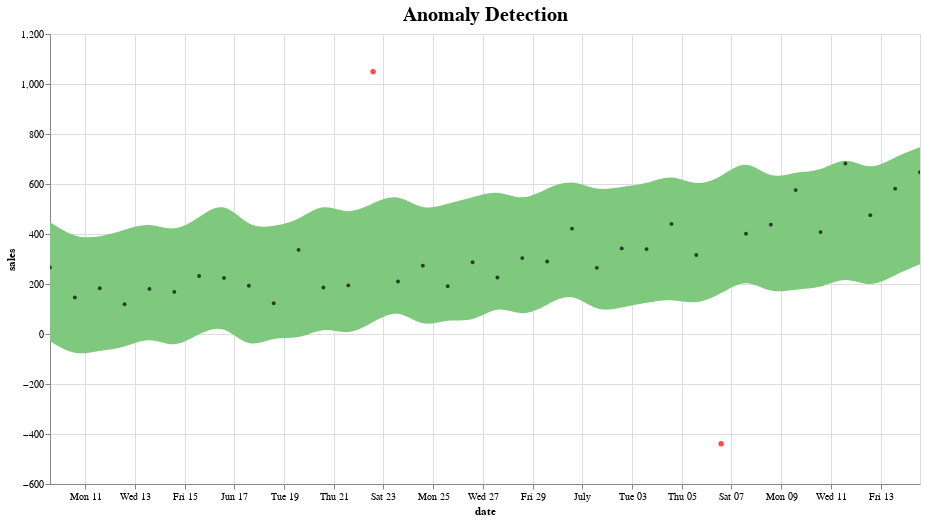

This figure's notebook cell:
### Code cell
#anomaly detection
forecast['anomaly'] = 0
#marking anomalies where the true value (fact) is larger or lower than model's uncertainty interval
forecast.loc[forecast['fact'] > forecast['yhat_upper'], 'anomaly'] = 1
forecast.loc[forecast['fact'] < forecast['yhat_lower'], 'anomaly'] = -1

#anomaly importances
forecast['importance'] = 0
#attempting to calculate the "severity" of each anomaly by how far from the uncertainty interval it actually is
forecast.loc[forecast['anomaly'] ==1, 'importance'] = \
    (forecast['fact'] - forecast['yhat_upper'])/forecast['fact']
forecast.loc[forecast['anomaly'] ==-1, 'importance'] = \
    (forecast['yhat_lower'] - forecast['fact'])/forecast['fact']

#graph anomalies
alt.data_transformers.enable('default', max_rows=None)
interval = alt.Chart(forecast).mark_area(interpolate="basis", color = '#7FC97F').encode(
x=alt.X('ds:T',  title ='date'),
y='yhat_upper',
y2='yhat_lower',
tooltip=['ds', 'fact', 'yhat_lower', 'yhat_upper']
).interactive().properties(
    title='Anomaly Detection'
)

#generating the black dots showing datapoints
fact = alt.Chart(forecast[forecast.anomaly==0]).mark_circle(size=15, opacity=0.7, color = 'Black').encode(
    x='ds:T',
    y=alt.Y('fact', title='sales'),    
    tooltip=['ds', 'fact', 'yhat_lower', 'yhat_upper']
).interactive()

#generating the red marks showing anomaly locations
anomalies = alt.Chart(forecast[forecast.anomaly!=0]).mark_circle(size=30, color = 'Red').encode(
    x='ds:T',
    y=alt.Y('fact', title='sales'),    
    tooltip=['ds', 'fact', 'yhat_lower', 'yhat_upper'],
).interactive()

#display the 3 layered
alt.layer(interval, fact, anomalies)\
              .properties(width=870, height=450)\
              .configure_title(fontSize=20)

#plot doesn't seem to render on github; included as altair_plot.jpg in repo

### Figure 1 — Vega-Lite specification as saved in the notebook (floating-point values rounded to 4 significant figures)
{"config": {"view": {"continuousWidth": 400, "continuousHeight": 300}, "title": {"fontSize": 20}}, "layer": [{"data": {"name": "data-d75cc718825c3661473d44ad6342278b"}, "mark": {"type": "area", "color": "#7FC97F", "interpolate": "basis"}, "encoding": {"tooltip": [{"type": "temporal", "field": "ds"}, {"type": "quantitative", "field": "fact"}, {"type": "quantitative", "field": "yhat_lower"}, {"type": "quantitative", "field": "yhat_upper"}], "x": {"type": "temporal", "field": "ds", "title": "date"}, "y": {"type": "quantitative", "field": "yhat_upper"}, "y2": {"field": "yhat_lower"}}, "selection": {"selector001": {"type": "interval", "bind": "scales", "encodings": ["x", "y"]}}, "title": "Anomaly Detection"}, {"data": {"name": "data-d14f247498896a97a3c82257ffb7d16b"}, "mark": {"type": "circle", "color": "Black", "opacity": 0.7, "size": 15}, "encoding": {"tooltip": [{"type": "temporal", "field": "ds"}, {"type": "quantitative", "field": "fact"}, {"type": "quantitative", "field": "yhat_lower"}, {"type": "quantitative", "field": "yhat_upper"}], "x": {"type": "temporal", "field": "ds"}, "y": {"type": "quantitative", "field": "fact", "title": "sales"}}, "selection": {"selector002": {"type": "interval", "bind": "scales", "encodings": ["x", "y"]}}}, {"data": {"name": "data-5b7800c79b8940132daa948fed16deca"}, "mark": {"type": "circle", "color": "Red", "size": 30}, "encoding": {"tooltip": [{"type": "temporal", "field": "ds"}, {"type": "quantitative", "field": "fact"}, {"type": "quantitative", "field": "yhat_lower"}, {"type": "quantitative", "field": "yhat_upper"}], "x": {"type": "temporal", "field": "ds"}, "y": {"type": "quantitative", "field": "fact", "title": "sales"}}, "selection": {"selector003": {"type": "interval", "bind": "scales", "encodings": ["x", "y"]}}}], "height": 450, "width": 870, "$schema": "https://vega.github.io/schema/vega-lite/v4.8.1.json", "datasets": {"data-d75cc718825c3661473d44ad6342278b": [{"ds": "2018-06-09T14:01:00", "trend": 158.2, "yhat_lower": -29.42, "yhat_upper": 447.4, "trend_lower": 158.2, "trend_upper": 158.2, "additive_terms": 49.91, "additive_terms_lower": 49.91, "additive_terms_upper": 49.91, "weekly": 49.91, "weekly_lower": 49.91, "weekly_upper": 49.91, "multiplicative_terms": 0.0, "multiplicative_terms_lower": 0.0, "multiplicative_terms_upper": 0.0, "yhat": 208.1, "fact": 266.0, "anomaly": 0, "importance": 0.0}, {"ds": "2018-06-10T14:01:00", "trend": 166.9, "yhat_lower": -89.42, "yhat_upper": 382.9, "trend_lower": 166.9, "trend_upper": 166.9, "additive_terms": -27.07, "additive_terms_lower": -27.07, "additive_terms_upper": -27.07, "weekly": -27.07, "weekly_lower": -27.07, "weekly_upper": -27.07, "multiplicative_terms": 0.0, "multiplicative_terms_lower": 0.0, "multiplicative_terms_upper": 0.0, "yhat": 139.9, "fact": 145.9, "anomaly": 0, "importance": 0.0}, {"ds": "2018-06-11T14:01:00", "trend": 175.7, "yhat_lower": -65.06, "yhat_upper": 386.8, "trend_lower": 175.7, "trend_upper": 175.7, "additive_terms": -15.59, "additive_terms_lower": -15.59, "additive_terms_upper": -15.59, "weekly": -15.59, "weekly_lower": -15.59, "weekly_upper": -15.59, "multiplicative_terms": 0.0, "multiplicative_terms_lower": 0.0, "multiplicative_terms_upper": 0.0, "yhat": 160.1, "fact": 183.1, "anomaly": 0, "importance": 0.0}, {"ds": "2018-06-12T14:01:00", "trend": 184.5, "yhat_lower": -56.11, "yhat_upper": 416.8, "trend_lower": 184.5, "trend_upper": 184.5, "additive_terms": -9.395, "additive_terms_lower": -9.395, "additive_terms_upper": -9.395, "weekly": -9.395, "weekly_lower": -9.395, "weekly_upper": -9.395, "multiplicative_terms": 0.0, "multiplicative_terms_lower": 0.0, "multiplicative_terms_upper": 0.0, "yhat": 175.1, "fact": 119.3, "anomaly": 0, "importance": 0.0}, {"ds": "2018-06-13T14:01:00", "trend": 193.3, "yhat_lower": -7.771, "yhat_upper": 448.7, "trend_lower": 193.3, "trend_upper": 193.3, "additive_terms": 26.71, "additive_terms_lower": 26.71, "additive_terms_upper": 26.71, "weekly": 26.71, "weekly_lower": 26.71, "weekly_upper": 26.71, "multiplicative_terms": 0.0, "multiplicative_terms_lower": 0.0, "multiplicative_terms_upper": 0.0, "yhat": 220.0, "fact": 180.3, "anomaly": 0, "importance": 0.0}, {"ds": "2018-06-14T14:01:00", "trend": 202.1, "yhat_lower": -60.0, "yhat_upper": 405.1, "trend_lower": 202.1, "trend_upper": 202.1, "additive_terms": -33.45, "additive_terms_lower": -33.45, "additive_terms_upper": -33.45, "weekly": -33.45, "weekly_lower": -33.45, "weekly_upper": -33.45, "multiplicative_terms": 0.0, "multiplicative_terms_lower": 0.0, "multiplicative_terms_upper": 0.0, "yhat": 168.6, "fact": 168.5, "anomaly": 0, "importance": 0.0}, {"ds": "2018-06-15T14:01:00", "trend": 210.9, "yhat_lower": 2.746, "yhat_upper": 466.6, "trend_lower": 210.9, "trend_upper": 210.9, "additive_terms": 8.878, "additive_terms_lower": 8.878, "additive_terms_upper": 8.878, "weekly": 8.878, "weekly_lower": 8.878, "weekly_upper": 8.878, "multiplicative_terms": 0.0, "multiplicative_terms_lower": 0.0, "multiplicative_terms_upper": 0.0, "yhat": 219.7, "fact": 231.8, "anomaly": 0, "importance": 0.0}, {"ds": "2018-06-16T14:01:00", "trend": 219.6, "yhat_lower": 40.92, "yhat_upper": 536.0, "trend_lower": 219.6, "trend_upper": 219.6, "additive_terms": 49.91, "additive_terms_lower": 49.91, "additive_terms_upper": 49.91, "weekly": 49.91, "weekly_lower": 49.91, "weekly_upper": 49.91, "multiplicative_terms": 0.0, "multiplicative_terms_lower": 0.0, "multiplicative_terms_upper": 0.0, "yhat": 269.5, "fact": 224.5, "anomaly": 0, "importance": 0.0}, {"ds": "2018-06-17T14:01:00", "trend": 228.4, "yhat_lower": -62.58, "yhat_upper": 422.7, "trend_lower": 228.4, "trend_upper": 228.4, "additive_terms": -27.07, "additive_terms_lower": -27.07, "additive_terms_upper": -27.07, "weekly": -27.07, "weekly_lower": -27.07, "weekly_upper": -27.07, "multiplicative_terms": 0.0, "multiplicative_terms_lower": 0.0, "multiplicative_terms_upper": 0.0, "yhat": 201.3, "fact": 192.8, "anomaly": 0, "importance": 0.0}, {"ds": "2018-06-18T14:01:00", "trend": 237.2, "yhat_lower": -8.172, "yhat_upper": 430.1, "trend_lower": 237.2, "trend_upper": 237.2, "additive_terms": -15.59, "additive_terms_lower": -15.59, "additive_terms_upper": -15.59, "weekly": -15.59, "weekly_lower": -15.59, "weekly_upper": -15.59, "multiplicative_terms": 0.0, "multiplicative_terms_lower": 0.0, "multiplicative_terms_upper": 0.0, "yhat": 221.6, "fact": 122.9, "anomaly": 0, "importance": 0.0}, {"ds": "2018-06-19T14:01:00", "trend": 246.0, "yhat_lower": -23.97, "yhat_upper": 454.1, "trend_lower": 246.0, "trend_upper": 246.0, "additive_terms": -9.395, "additive_terms_lower": -9.395, "additive_terms_upper": -9.395, "weekly": -9.395, "weekly_lower": -9.395, "weekly_upper": -9.395, "multiplicative_terms": 0.0, "multiplicative_terms_lower": 0.0, "multiplicative_terms_upper": 0.0, "yhat": 236.6, "fact": 336.5, "anomaly": 0, "importance": 0.0}, {"ds": "2018-06-20T14:01:00", "trend": 254.8, "yhat_lower": 30.52, "yhat_upper": 528.0, "trend_lower": 254.8, "trend_upper": 254.8, "additive_terms": 26.71, "additive_terms_lower": 26.71, "additive_terms_upper": 26.71, "weekly": 26.71, "weekly_lower": 26.71, "weekly_upper": 26.71, "multiplicative_terms": 0.0, "multiplicative_terms_lower": 0.0, "multiplicative_terms_upper": 0.0, "yhat": 281.5, "fact": 185.9, "anomaly": 0, "importance": 0.0}, {"ds": "2018-06-21T14:01:00", "trend": 263.5, "yhat_lower": -7.468, "yhat_upper": 474.0, "trend_lower": 263.5, "trend_upper": 263.5, "additive_terms": -33.45, "additive_terms_lower": -33.45, "additive_terms_upper": -33.45, "weekly": -33.45, "weekly_lower": -33.45, "weekly_upper": -33.45, "multiplicative_terms": 0.0, "multiplicative_terms_lower": 0.0, "multiplicative_terms_upper": 0.0, "yhat": 230.1, "fact": 194.3, "anomaly": 0, "importance": 0.0}, {"ds": "2018-06-22T14:01:00", "trend": 272.3, "yhat_lower": 47.45, "yhat_upper": 524.4, "trend_lower": 272.3, "trend_upper": 272.3, "additive_terms": 8.878, "additive_terms_lower": 8.878, "additive_terms_upper": 8.878, "weekly": 8.878, "weekly_lower": 8.878, "weekly_upper": 8.878, "multiplicative_terms": 0.0, "multiplicative_terms_lower": 0.0, "multiplicative_terms_upper": 0.0, "yhat": 281.2, "fact": 1050.0, "anomaly": 1, "importance": 0.5003}, {"ds": "2018-06-23T14:01:00", "trend": 281.1, "yhat_lower": 103.5, "yhat_upper": 564.1, "trend_lower": 281.1, "trend_upper": 281.1, "additive_terms": 49.91, "additive_terms_lower": 49.91, "additive_terms_upper": 49.91, "weekly": 49.91, "weekly_lower": 49.91, "weekly_upper": 49.91, "multiplicative_terms": 0.0, "multiplicative_terms_lower": 0.0, "multiplicative_terms_upper": 0.0, "yhat": 331.0, "fact": 210.1, "anomaly": 0, "importance": 0.0}, {"ds": "2018-06-24T14:01:00", "trend": 289.9, "yhat_lower": 22.93, "yhat_upper": 490.8, "trend_lower": 289.9, "trend_upper": 289.9, "additive_terms": -27.07, "additive_terms_lower": -27.07, "additive_terms_upper": -27.07, "weekly": -27.07, "weekly_lower": -27.07, "weekly_upper": -27.07, "multiplicative_terms": 0.0, "multiplicative_terms_lower": 0.0, "multiplicative_terms_upper": 0.0, "yhat": 262.8, "fact": 273.3, "anomaly": 0, "importance": 0.0}, {"ds": "2018-06-25T14:01:00", "trend": 298.7, "yhat_lower": 62.91, "yhat_upper": 521.8, "trend_lower": 298.7, "trend_upper": 298.7, "additive_terms": -15.59, "additive_terms_lower": -15.59, "additive_terms_upper": -15.59, "weekly": -15.59, "weekly_lower": -15.59, "weekly_upper": -15.59, "multiplicative_terms": 0.0, "multiplicative_terms_lower": 0.0, "multiplicative_terms_upper": 0.0, "yhat": 283.1, "fact": 191.4, "anomaly": 0, "importance": 0.0}, {"ds": "2018-06-26T14:01:00", "trend": 307.4, "yhat_lower": 44.29, "yhat_upper": 545.6, "trend_lower": 307.4, "trend_upper": 307.4, "additive_terms": -9.395, "additive_terms_lower": -9.395, "additive_terms_upper": -9.395, "weekly": -9.395, "weekly_lower": -9.395, "weekly_upper": -9.395, "multiplicative_terms": 0.0, "multiplicative_terms_lower": 0.0, "multiplicative_terms_upper": 0.0, "yhat": 298.1, "fact": 287.0, "anomaly": 0, "importance": 0.0}, {"ds": "2018-06-27T14:01:00", "trend": 316.2, "yhat_lower": 118.0, "yhat_upper": 578.7, "trend_lower": 316.2, "trend_upper": 316.2, "additive_terms": 26.71, "additive_terms_lower": 26.71, "additive_terms_upper": 26.71, "weekly": 26.71, "weekly_lower": 26.71, "weekly_upper": 26.71, "multiplicative_terms": 0.0, "multiplicative_terms_lower": 0.0, "multiplicative_terms_upper": 0.0, "yhat": 342.9, "fact": 226.0, "anomaly": 0, "importance": 0.0}, {"ds": "2018-06-28T14:01:00", "trend": 325.0, "yhat_lower": 66.42, "yhat_upper": 529.4, "trend_lower": 325.0, "trend_upper": 325.0, "additive_terms": -33.45, "additive_terms_lower": -33.45, "additive_terms_upper": -33.45, "weekly": -33.45, "weekly_lower": -33.45, "weekly_upper": -33.45, "multiplicative_terms": 0.0, "multiplicative_terms_lower": 0.0, "multiplicative_terms_upper": 0.0, "yhat": 291.6, "fact": 303.6, "anomaly": 0, "importance": 0.0}, {"ds": "2018-06-29T14:01:00", "trend": 333.8, "yhat_lower": 117.3, "yhat_upper": 583.7, "trend_lower": 333.8, "trend_upper": 333.8, "additive_terms": 8.878, "additive_terms_lower": 8.878, "additive_terms_upper": 8.878, "weekly": 8.878, "weekly_lower": 8.878, "weekly_upper": 8.878, "multiplicative_terms": 0.0, "multiplicative_terms_lower": 0.0, "multiplicative_terms_upper": 0.0, "yhat": 342.7, "fact": 289.9, "anomaly": 0, "importance": 0.0}, {"ds": "2018-06-30T14:01:00", "trend": 342.6, "yhat_lower": 169.1, "yhat_upper": 620.1, "trend_lower": 342.6, "trend_upper": 342.6, "additive_terms": 49.91, "additive_terms_lower": 49.91, "additive_terms_upper": 49.91, "weekly": 49.91, "weekly_lower": 49.91, "weekly_upper": 49.91, "multiplicative_terms": 0.0, "multiplicative_terms_lower": 0.0, "multiplicative_terms_upper": 0.0, "yhat": 392.5, "fact": 421.6, "anomaly": 0, "importance": 0.0}, {"ds": "2018-07-01T14:01:00", "trend": 351.4, "yhat_lower": 85.66, "yhat_upper": 570.1, "trend_lower": 351.4, "trend_upper": 351.4, "additive_terms": -27.07, "additive_terms_lower": -27.07, "additive_terms_upper": -27.07, "weekly": -27.07, "weekly_lower": -27.07, "weekly_upper": -27.07, "multiplicative_terms": 0.0, "multiplicative_terms_lower": 0.0, "multiplicative_terms_upper": 0.0, "yhat": 324.3, "fact": 264.5, "anomaly": 0, "importance": 0.0}, {"ds": "2018-07-02T14:01:00", "trend": 360.1, "yhat_lower": 106.0, "yhat_upper": 590.2, "trend_lower": 360.1, "trend_upper": 360.1, "additive_terms": -15.59, "additive_terms_lower": -15.59, "additive_terms_upper": -15.59, "weekly": -15.59, "weekly_lower": -15.59, "weekly_upper": -15.59, "multiplicative_terms": 0.0, "multiplicative_terms_lower": 0.0, "multiplicative_terms_upper": 0.0, "yhat": 344.5, "fact": 342.3, "anomaly": 0, "importance": 0.0}, {"ds": "2018-07-03T14:01:00", "trend": 368.9, "yhat_lower": 125.2, "yhat_upper": 598.7, "trend_lower": 368.9, "trend_upper": 368.9, "additive_terms": -9.395, "additive_terms_lower": -9.395, "additive_terms_upper": -9.395, "weekly": -9.395, "weekly_lower": -9.395, "weekly_upper": -9.395, "multiplicative_terms": 0.0, "multiplicative_terms_lower": 0.0, "multiplicative_terms_upper": 0.0, "yhat": 359.5, "fact": 339.7, "anomaly": 0, "importance": 0.0}, {"ds": "2018-07-04T14:01:00", "trend": 377.7, "yhat_lower": 142.3, "yhat_upper": 642.4, "trend_lower": 377.7, "trend_upper": 377.7, "additive_terms": 26.71, "additive_terms_lower": 26.71, "additive_terms_upper": 26.71, "weekly": 26.71, "weekly_lower": 26.71, "weekly_upper": 26.71, "multiplicative_terms": 0.0, "multiplicative_terms_lower": 0.0, "multiplicative_terms_upper": 0.0, "yhat": 404.4, "fact": 440.4, "anomaly": 0, "importance": 0.0}, {"ds": "2018-07-05T14:01:00", "trend": 386.5, "yhat_lower": 115.2, "yhat_upper": 589.3, "trend_lower": 386.5, "trend_upper": 386.5, "additive_terms": -33.45, "additive_terms_lower": -33.45, "additive_terms_upper": -33.45, "weekly": -33.45, "weekly_lower": -33.45, "weekly_upper": -33.45, "multiplicative_terms": 0.0, "multiplicative_terms_lower": 0.0, "multiplicative_terms_upper": 0.0, "yhat": 353.0, "fact": 315.9, "anomaly": 0, "importance": 0.0}, {"ds": "2018-07-06T14:01:00", "trend": 395.3, "yhat_lower": 160.7, "yhat_upper": 626.0, "trend_lower": 395.3, "trend_upper": 395.3, "additive_terms": 8.878, "additive_terms_lower": 8.878, "additive_terms_upper": 8.878, "weekly": 8.878, "weekly_lower": 8.878, "weekly_upper": 8.878, "multiplicative_terms": 0.0, "multiplicative_terms_lower": 0.0, "multiplicative_terms_upper": 0.0, "yhat": 404.1, "fact": -439.3, "anomaly": -1, "importance": -1.366}, {"ds": "2018-07-07T14:01:00", "trend": 404.0, "yhat_lower": 224.9, "yhat_upper": 704.7, "trend_lower": 404.0, "trend_upper": 404.0, "additive_terms": 49.91, "additive_terms_lower": 49.91, "additive_terms_upper": 49.91, "weekly": 49.91, "weekly_lower": 49.91, "weekly_upper": 49.91, "multiplicative_terms": 0.0, "multiplicative_terms_lower": 0.0, "multiplicative_terms_upper": 0.0, "yhat": 454.0, "fact": 401.3, "anomaly": 0, "importance": 0.0}, {"ds": "2018-07-08T14:01:00", "trend": 412.8, "yhat_lower": 159.5, "yhat_upper": 614.4, "trend_lower": 412.8, "trend_upper": 412.8, "additive_terms": -27.07, "additive_terms_lower": -27.07, "additive_terms_upper": -27.07, "weekly": -27.07, "weekly_lower": -27.07, "weekly_upper": -27.07, "multiplicative_terms": 0.0, "multiplicative_terms_lower": 0.0, "multiplicative_terms_upper": 0.0, "yhat": 385.8, "fact": 437.4, "anomaly": 0, "importance": 0.0}, {"ds": "2018-07-09T14:01:00", "trend": 421.6, "yhat_lower": 180.3, "yhat_upper": 651.4, "trend_lower": 421.6, "trend_upper": 421.6, "additive_terms": -15.59, "additive_terms_lower": -15.59, "additive_terms_upper": -15.59, "weekly": -15.59, "weekly_lower": -15.59, "weekly_upper": -15.59, "multiplicative_terms": 0.0, "multiplicative_terms_lower": 0.0, "multiplicative_terms_upper": 0.0, "yhat": 406.0, "fact": 575.5, "anomaly": 0, "importance": 0.0}, {"ds": "2018-07-10T14:01:00", "trend": 430.4, "yhat_lower": 181.2, "yhat_upper": 648.7, "trend_lower": 430.4, "trend_upper": 430.4, "additive_terms": -9.395, "additive_terms_lower": -9.395, "additive_terms_upper": -9.395, "weekly": -9.395, "weekly_lower": -9.395, "weekly_upper": -9.395, "multiplicative_terms": 0.0, "multiplicative_terms_lower": 0.0, "multiplicative_terms_upper": 0.0, "yhat": 421.0, "fact": 407.6, "anomaly": 0, "importance": 0.0}, {"ds": "2018-07-11T14:01:00", "trend": 439.2, "yhat_lower": 233.0, "yhat_upper": 715.2, "trend_lower": 439.2, "trend_upper": 439.2, "additive_terms": 26.71, "additive_terms_lower": 26.71, "additive_terms_upper": 26.71, "weekly": 26.71, "weekly_lower": 26.71, "weekly_upper": 26.71, "multiplicative_terms": 0.0, "multiplicative_terms_lower": 0.0, "multiplicative_terms_upper": 0.0, "yhat": 465.9, "fact": 682.0, "anomaly": 0, "importance": 0.0}, {"ds": "2018-07-12T14:01:00", "trend": 447.9, "yhat_lower": 182.1, "yhat_upper": 649.7, "trend_lower": 447.9, "trend_upper": 447.9, "additive_terms": -33.45, "additive_terms_lower": -33.45, "additive_terms_upper": -33.45, "weekly": -33.45, "weekly_lower": -33.45, "weekly_upper": -33.45, "multiplicative_terms": 0.0, "multiplicative_terms_lower": 0.0, "multiplicative_terms_upper": 0.0, "yhat": 414.5, "fact": 475.3, "anomaly": 0, "importance": 0.0}, {"ds": "2018-07-13T14:01:00", "trend": 456.7, "yhat_lower": 236.8, "yhat_upper": 709.3, "trend_lower": 456.7, "trend_upper": 456.7, "additive_terms": 8.878, "additive_terms_lower": 8.878, "additive_terms_upper": 8.878, "weekly": 8.878, "weekly_lower": 8.878, "weekly_upper": 8.878, "multiplicative_terms": 0.0, "multiplicative_terms_lower": 0.0, "multiplicative_terms_upper": 0.0, "yhat": 465.6, "fact": 581.3, "anomaly": 0, "importance": 0.0}, {"ds": "2018-07-14T14:01:00", "trend": 465.5, "yhat_lower": 278.6, "yhat_upper": 746.9, "trend_lower": 465.5, "trend_upper": 465.5, "additive_terms": 49.91, "additive_terms_lower": 49.91, "additive_terms_upper": 49.91, "weekly": 49.91, "weekly_lower": 49.91, "weekly_upper": 49.91, "multiplicative_terms": 0.0, "multiplicative_terms_lower": 0.0, "multiplicative_terms_upper": 0.0, "yhat": 515.4, "fact": 646.9, "anomaly": 0, "importance": 0.0}], "data-d14f247498896a97a3c82257ffb7d16b": [{"ds": "2018-06-09T14:01:00", "trend": 158.2, "yhat_lower": -29.42, "yhat_upper": 447.4, "trend_lower": 158.2, "trend_upper": 158.2, "additive_terms": 49.91, "additive_terms_lower": 49.91, "additive_terms_upper": 49.91, "weekly": 49.91, "weekly_lower": 49.91, "weekly_upper": 49.91, "multiplicative_terms": 0.0, "multiplicative_terms_lower": 0.0, "multiplicative_terms_upper": 0.0, "yhat": 208.1, "fact": 266.0, "anomaly": 0, "importance": 0.0}, {"ds": "2018-06-10T14:01:00", "trend": 166.9, "yhat_lower": -89.42, "yhat_upper": 382.9, "trend_lower": 166.9, "trend_upper": 166.9, "additive_terms": -27.07, "additive_terms_lower": -27.07, "additive_terms_upper": -27.07, "weekly": -27.07, "weekly_lower": -27.07, "weekly_upper": -27.07, "multiplicative_terms": 0.0, "multiplicative_terms_lower": 0.0, "multiplicative_terms_upper": 0.0, "yhat": 139.9, "fact": 145.9, "anomaly": 0, "importance": 0.0}, {"ds": "2018-06-11T14:01:00", "trend": 175.7, "yhat_lower": -65.06, "yhat_upper": 386.8, "trend_lower": 175.7, "trend_upper": 175.7, "additive_terms": -15.59, "additive_terms_lower": -15.59, "additive_terms_upper": -15.59, "weekly": -15.59, "weekly_lower": -15.59, "weekly_upper": -15.59, "multiplicative_terms": 0.0, "multiplicative_terms_lower": 0.0, "multiplicative_terms_upper": 0.0, "yhat": 160.1, "fact": 183.1, "anomaly": 0, "importance": 0.0}, {"ds": "2018-06-12T14:01:00", "trend": 184.5, "yhat_lower": -56.11, "yhat_upper": 416.8, "trend_lower": 184.5, "trend_upper": 184.5, "additive_terms": -9.395, "additive_terms_lower": -9.395, "additive_terms_upper": -9.395, "weekly": -9.395, "weekly_lower": -9.395, "weekly_upper": -9.395, "multiplicative_terms": 0.0, "multiplicative_terms_lower": 0.0, "multiplicative_terms_upper": 0.0, "yhat": 175.1, "fact": 119.3, "anomaly": 0, "importance": 0.0}, {"ds": "2018-06-13T14:01:00", "trend": 193.3, "yhat_lower": -7.771, "yhat_upper": 448.7, "trend_lower": 193.3, "trend_upper": 193.3, "additive_terms": 26.71, "additive_terms_lower": 26.71, "additive_terms_upper": 26.71, "weekly": 26.71, "weekly_lower": 26.71, "weekly_upper": 26.71, "multiplicative_terms": 0.0, "multiplicative_terms_lower": 0.0, "multiplicative_terms_upper": 0.0, "yhat": 220.0, "fact": 180.3, "anomaly": 0, "importance": 0.0}, {"ds": "2018-06-14T14:01:00", "trend": 202.1, "yhat_lower": -60.0, "yhat_upper": 405.1, "trend_lower": 202.1, "trend_upper": 202.1, "additive_terms": -33.45, "additive_terms_lower": -33.45, "additive_terms_upper": -33.45, "weekly": -33.45, "weekly_lower": -33.45, "weekly_upper": -33.45, "multiplicative_terms": 0.0, "multiplicative_terms_lower": 0.0, "multiplicative_terms_upper": 0.0, "yhat": 168.6, "fact": 168.5, "anomaly": 0, "importance": 0.0}, {"ds": "2018-06-15T14:01:00", "trend": 210.9, "yhat_lower": 2.746, "yhat_upper": 466.6, "trend_lower": 210.9, "trend_upper": 210.9, "additive_terms": 8.878, "additive_terms_lower": 8.878, "additive_terms_upper": 8.878, "weekly": 8.878, "weekly_lower": 8.878, "weekly_upper": 8.878, "multiplicative_terms": 0.0, "multiplicative_terms_lower": 0.0, "multiplicative_terms_upper": 0.0, "yhat": 219.7, "fact": 231.8, "anomaly": 0, "importance": 0.0}, {"ds": "2018-06-16T14:01:00", "trend": 219.6, "yhat_lower": 40.92, "yhat_upper": 536.0, "trend_lower": 219.6, "trend_upper": 219.6, "additive_terms": 49.91, "additive_terms_lower": 49.91, "additive_terms_upper": 49.91, "weekly": 49.91, "weekly_lower": 49.91, "weekly_upper": 49.91, "multiplicative_terms": 0.0, "multiplicative_terms_lower": 0.0, "multiplicative_terms_upper": 0.0, "yhat": 269.5, "fact": 224.5, "anomaly": 0, "importance": 0.0}, {"ds": "2018-06-17T14:01:00", "trend": 228.4, "yhat_lower": -62.58, "yhat_upper": 422.7, "trend_lower": 228.4, "trend_upper": 228.4, "additive_terms": -27.07, "additive_terms_lower": -27.07, "additive_terms_upper": -27.07, "weekly": -27.07, "weekly_lower": -27.07, "weekly_upper": -27.07, "multiplicative_terms": 0.0, "multiplicative_terms_lower": 0.0, "multiplicative_terms_upper": 0.0, "yhat": 201.3, "fact": 192.8, "anomaly": 0, "importance": 0.0}, {"ds": "2018-06-18T14:01:00", "trend": 237.2, "yhat_lower": -8.172, "yhat_upper": 430.1, "trend_lower": 237.2, "trend_upper": 237.2, "additive_terms": -15.59, "additive_terms_lower": -15.59, "additive_terms_upper": -15.59, "weekly": -15.59, "weekly_lower": -15.59, "weekly_upper": -15.59, "multiplicative_terms": 0.0, "multiplicative_terms_lower": 0.0, "multiplicative_terms_upper": 0.0, "yhat": 221.6, "fact": 122.9, "anomaly": 0, "importance": 0.0}, {"ds": "2018-06-19T14:01:00", "trend": 246.0, "yhat_lower": -23.97, "yhat_upper": 454.1, "trend_lower": 246.0, "trend_upper": 246.0, "additive_terms": -9.395, "additive_terms_lower": -9.395, "additive_terms_upper": -9.395, "weekly": -9.395, "weekly_lower": -9.395, "weekly_upper": -9.395, "multiplicative_terms": 0.0, "multiplicative_terms_lower": 0.0, "multiplicative_terms_upper": 0.0, "yhat": 236.6, "fact": 336.5, "anomaly": 0, "importance": 0.0}, {"ds": "2018-06-20T14:01:00", "trend": 254.8, "yhat_lower": 30.52, "yhat_upper": 528.0, "trend_lower": 254.8, "trend_upper": 254.8, "additive_terms": 26.71, "additive_terms_lower": 26.71, "additive_terms_upper": 26.71, "weekly": 26.71, "weekly_lower": 26.71, "weekly_upper": 26.71, "multiplicative_terms": 0.0, "multiplicative_terms_lower": 0.0, "multiplicative_terms_upper": 0.0, "yhat": 281.5, "fact": 185.9, "anomaly": 0, "importance": 0.0}, {"ds": "2018-06-21T14:01:00", "trend": 263.5, "yhat_lower": -7.468, "yhat_upper": 474.0, "trend_lower": 263.5, "trend_upper": 263.5, "additive_terms": -33.45, "additive_terms_lower": -33.45, "additive_terms_upper": -33.45, "weekly": -33.45, "weekly_lower": -33.45, "weekly_upper": -33.45, "multiplicative_terms": 0.0, "multiplicative_terms_lower": 0.0, "multiplicative_terms_upper": 0.0, "yhat": 230.1, "fact": 194.3, "anomaly": 0, "importance": 0.0}, {"ds": "2018-06-23T14:01:00", "trend": 281.1, "yhat_lower": 103.5, "yhat_upper": 564.1, "trend_lower": 281.1, "trend_upper": 281.1, "additive_terms": 49.91, "additive_terms_lower": 49.91, "additive_terms_upper": 49.91, "weekly": 49.91, "weekly_lower": 49.91, "weekly_upper": 49.91, "multiplicative_terms": 0.0, "multiplicative_terms_lower": 0.0, "multiplicative_terms_upper": 0.0, "yhat": 331.0, "fact": 210.1, "anomaly": 0, "importance": 0.0}, {"ds": "2018-06-24T14:01:00", "trend": 289.9, "yhat_lower": 22.93, "yhat_upper": 490.8, "trend_lower": 289.9, "trend_upper": 289.9, "additive_terms": -27.07, "additive_terms_lower": -27.07, "additive_terms_upper": -27.07, "weekly": -27.07, "weekly_lower": -27.07, "weekly_upper": -27.07, "multiplicative_terms": 0.0, "multiplicative_terms_lower": 0.0, "multiplicative_terms_upper": 0.0, "yhat": 262.8, "fact": 273.3, "anomaly": 0, "importance": 0.0}, {"ds": "2018-06-25T14:01:00", "trend": 298.7, "yhat_lower": 62.91, "yhat_upper": 521.8, "trend_lower": 298.7, "trend_upper": 298.7, "additive_terms": -15.59, "additive_terms_lower": -15.59, "additive_terms_upper": -15.59, "weekly": -15.59, "weekly_lower": -15.59, "weekly_upper": -15.59, "multiplicative_terms": 0.0, "multiplicative_terms_lower": 0.0, "multiplicative_terms_upper": 0.0, "yhat": 283.1, "fact": 191.4, "anomaly": 0, "importance": 0.0}, {"ds": "2018-06-26T14:01:00", "trend": 307.4, "yhat_lower": 44.29, "yhat_upper": 545.6, "trend_lower": 307.4, "trend_upper": 307.4, "additive_terms": -9.395, "additive_terms_lower": -9.395, "additive_terms_upper": -9.395, "weekly": -9.395, "weekly_lower": -9.395, "weekly_upper": -9.395, "multiplicative_terms": 0.0, "multiplicative_terms_lower": 0.0, "multiplicative_terms_upper": 0.0, "yhat": 298.1, "fact": 287.0, "anomaly": 0, "importance": 0.0}, {"ds": "2018-06-27T14:01:00", "trend": 316.2, "yhat_lower": 118.0, "yhat_upper": 578.7, "trend_lower": 316.2, "trend_upper": 316.2, "additive_terms": 26.71, "additive_terms_lower": 26.71, "additive_terms_upper": 26.71, "weekly": 26.71, "weekly_lower": 26.71, "weekly_upper": 26.71, "multiplicative_terms": 0.0, "multiplicative_terms_lower": 0.0, "multiplicative_terms_upper": 0.0, "yhat": 342.9, "fact": 226.0, "anomaly": 0, "importance": 0.0}, {"ds": "2018-06-28T14:01:00", "trend": 325.0, "yhat_lower": 66.42, "yhat_upper": 529.4, "trend_lower": 325.0, "trend_upper": 325.0, "additive_terms": -33.45, "additive_terms_lower": -33.45, "additive_terms_upper": -33.45, "weekly": -33.45, "weekly_lower": -33.45, "weekly_upper": -33.45, "multiplicative_terms": 0.0, "multiplicative_terms_lower": 0.0, "multiplicative_terms_upper": 0.0, "yhat": 291.6, "fact": 303.6, "anomaly": 0, "importance": 0.0}, {"ds": "2018-06-29T14:01:00", "trend": 333.8, "yhat_lower": 117.3, "yhat_upper": 583.7, "trend_lower": 333.8, "trend_upper": 333.8, "additive_terms": 8.878, "additive_terms_lower": 8.878, "additive_terms_upper": 8.878, "weekly": 8.878, "weekly_lower": 8.878, "weekly_upper": 8.878, "multiplicative_terms": 0.0, "multiplicative_terms_lower": 0.0, "multiplicative_terms_upper": 0.0, "yhat": 342.7, "fact": 289.9, "anomaly": 0, "importance": 0.0}, {"ds": "2018-06-30T14:01:00", "trend": 342.6, "yhat_lower": 169.1, "yhat_upper": 620.1, "trend_lower": 342.6, "trend_upper": 342.6, "additive_terms": 49.91, "additive_terms_lower": 49.91, "additive_terms_upper": 49.91, "weekly": 49.91, "weekly_lower": 49.91, "weekly_upper": 49.91, "multiplicative_terms": 0.0, "multiplicative_terms_lower": 0.0, "multiplicative_terms_upper": 0.0, "yhat": 392.5, "fact": 421.6, "anomaly": 0, "importance": 0.0}, {"ds": "2018-07-01T14:01:00", "trend": 351.4, "yhat_lower": 85.66, "yhat_upper": 570.1, "trend_lower": 351.4, "trend_upper": 351.4, "additive_terms": -27.07, "additive_terms_lower": -27.07, "additive_terms_upper": -27.07, "weekly": -27.07, "weekly_lower": -27.07, "weekly_upper": -27.07, "multiplicative_terms": 0.0, "multiplicative_terms_lower": 0.0, "multiplicative_terms_upper": 0.0, "yhat": 324.3, "fact": 264.5, "anomaly": 0, "importance": 0.0}, {"ds": "2018-07-02T14:01:00", "trend": 360.1, "yhat_lower": 106.0, "yhat_upper": 590.2, "trend_lower": 360.1, "trend_upper": 360.1, "additive_terms": -15.59, "additive_terms_lower": -15.59, "additive_terms_upper": -15.59, "weekly": -15.59, "weekly_lower": -15.59, "weekly_upper": -15.59, "multiplicative_terms": 0.0, "multiplicative_terms_lower": 0.0, "multiplicative_terms_upper": 0.0, "yhat": 344.5, "fact": 342.3, "anomaly": 0, "importance": 0.0}, {"ds": "2018-07-03T14:01:00", "trend": 368.9, "yhat_lower": 125.2, "yhat_upper": 598.7, "trend_lower": 368.9, "trend_upper": 368.9, "additive_terms": -9.395, "additive_terms_lower": -9.395, "additive_terms_upper": -9.395, "weekly": -9.395, "weekly_lower": -9.395, "weekly_upper": -9.395, "multiplicative_terms": 0.0, "multiplicative_terms_lower": 0.0, "multiplicative_terms_upper": 0.0, "yhat": 359.5, "fact": 339.7, "anomaly": 0, "importance": 0.0}, {"ds": "2018-07-04T14:01:00", "trend": 377.7, "yhat_lower": 142.3, "yhat_upper": 642.4, "trend_lower": 377.7, "trend_upper": 377.7, "additive_terms": 26.71, "additive_terms_lower": 26.71, "additive_terms_upper": 26.71, "weekly": 26.71, "weekly_lower": 26.71, "weekly_upper": 26.71, "multiplicative_terms": 0.0, "multiplicative_terms_lower": 0.0, "multiplicative_terms_upper": 0.0, "yhat": 404.4, "fact": 440.4, "anomaly": 0, "importance": 0.0}, {"ds": "2018-07-05T14:01:00", "trend": 386.5, "yhat_lower": 115.2, "yhat_upper": 589.3, "trend_lower": 386.5, "trend_upper": 386.5, "additive_terms": -33.45, "additive_terms_lower": -33.45, "additive_terms_upper": -33.45, "weekly": -33.45, "weekly_lower": -33.45, "weekly_upper": -33.45, "multiplicative_terms": 0.0, "multiplicative_terms_lower": 0.0, "multiplicative_terms_upper": 0.0, "yhat": 353.0, "fact": 315.9, "anomaly": 0, "importance": 0.0}, {"ds": "2018-07-07T14:01:00", "trend": 404.0, "yhat_lower": 224.9, "yhat_upper": 704.7, "trend_lower": 404.0, "trend_upper": 404.0, "additive_terms": 49.91, "additive_terms_lower": 49.91, "additive_terms_upper": 49.91, "weekly": 49.91, "weekly_lower": 49.91, "weekly_upper": 49.91, "multiplicative_terms": 0.0, "multiplicative_terms_lower": 0.0, "multiplicative_terms_upper": 0.0, "yhat": 454.0, "fact": 401.3, "anomaly": 0, "importance": 0.0}, {"ds": "2018-07-08T14:01:00", "trend": 412.8, "yhat_lower": 159.5, "yhat_upper": 614.4, "trend_lower": 412.8, "trend_upper": 412.8, "additive_terms": -27.07, "additive_terms_lower": -27.07, "additive_terms_upper": -27.07, "weekly": -27.07, "weekly_lower": -27.07, "weekly_upper": -27.07, "multiplicative_terms": 0.0, "multiplicative_terms_lower": 0.0, "multiplicative_terms_upper": 0.0, "yhat": 385.8, "fact": 437.4, "anomaly": 0, "importance": 0.0}, {"ds": "2018-07-09T14:01:00", "trend": 421.6, "yhat_lower": 180.3, "yhat_upper": 651.4, "trend_lower": 421.6, "trend_upper": 421.6, "additive_terms": -15.59, "additive_terms_lower": -15.59, "additive_terms_upper": -15.59, "weekly": -15.59, "weekly_lower": -15.59, "weekly_upper": -15.59, "multiplicative_terms": 0.0, "multiplicative_terms_lower": 0.0, "multiplicative_terms_upper": 0.0, "yhat": 406.0, "fact": 575.5, "anomaly": 0, "importance": 0.0}, {"ds": "2018-07-10T14:01:00", "trend": 430.4, "yhat_lower": 181.2, "yhat_upper": 648.7, "trend_lower": 430.4, "trend_upper": 430.4, "additive_terms": -9.395, "additive_terms_lower": -9.395, "additive_terms_upper": -9.395, "weekly": -9.395, "weekly_lower": -9.395, "weekly_upper": -9.395, "multiplicative_terms": 0.0, "multiplicative_terms_lower": 0.0, "multiplicative_terms_upper": 0.0, "yhat": 421.0, "fact": 407.6, "anomaly": 0, "importance": 0.0}, {"ds": "2018-07-11T14:01:00", "trend": 439.2, "yhat_lower": 233.0, "yhat_upper": 715.2, "trend_lower": 439.2, "trend_upper": 439.2, "additive_terms": 26.71, "additive_terms_lower": 26.71, "additive_terms_upper": 26.71, "weekly": 26.71, "weekly_lower": 26.71, "weekly_upper": 26.71, "multiplicative_terms": 0.0, "multiplicative_terms_lower": 0.0, "multiplicative_terms_upper": 0.0, "yhat": 465.9, "fact": 682.0, "anomaly": 0, "importance": 0.0}, {"ds": "2018-07-12T14:01:00", "trend": 447.9, "yhat_lower": 182.1, "yhat_upper": 649.7, "trend_lower": 447.9, "trend_upper": 447.9, "additive_terms": -33.45, "additive_terms_lower": -33.45, "additive_terms_upper": -33.45, "weekly": -33.45, "weekly_lower": -33.45, "weekly_upper": -33.45, "multiplicative_terms": 0.0, "multiplicative_terms_lower": 0.0, "multiplicative_terms_upper": 0.0, "yhat": 414.5, "fact": 475.3, "anomaly": 0, "importance": 0.0}, {"ds": "2018-07-13T14:01:00", "trend": 456.7, "yhat_lower": 236.8, "yhat_upper": 709.3, "trend_lower": 456.7, "trend_upper": 456.7, "additive_terms": 8.878, "additive_terms_lower": 8.878, "additive_terms_upper": 8.878, "weekly": 8.878, "weekly_lower": 8.878, "weekly_upper": 8.878, "multiplicative_terms": 0.0, "multiplicative_terms_lower": 0.0, "multiplicative_terms_upper": 0.0, "yhat": 465.6, "fact": 581.3, "anomaly": 0, "importance": 0.0}, {"ds": "2018-07-14T14:01:00", "trend": 465.5, "yhat_lower": 278.6, "yhat_upper": 746.9, "trend_lower": 465.5, "trend_upper": 465.5, "additive_terms": 49.91, "additive_terms_lower": 49.91, "additive_terms_upper": 49.91, "weekly": 49.91, "weekly_lower": 49.91, "weekly_upper": 49.91, "multiplicative_terms": 0.0, "multiplicative_terms_lower": 0.0, "multiplicative_terms_upper": 0.0, "yhat": 515.4, "fact": 646.9, "anomaly": 0, "importance": 0.0}], "data-5b7800c79b8940132daa948fed16deca": [{"ds": "2018-06-22T14:01:00", "trend": 272.3, "yhat_lower": 47.45, "yhat_upper": 524.4, "trend_lower": 272.3, "trend_upper": 272.3, "additive_terms": 8.878, "additive_terms_lower": 8.878, "additive_terms_upper": 8.878, "weekly": 8.878, "weekly_lower": 8.878, "weekly_upper": 8.878, "multiplicative_terms": 0.0, "multiplicative_terms_lower": 0.0, "multiplicative_terms_upper": 0.0, "yhat": 281.2, "fact": 1050.0, "anomaly": 1, "importance": 0.5003}, {"ds": "2018-07-06T14:01:00", "trend": 395.3, "yhat_lower": 160.7, "yhat_upper": 626.0, "trend_lower": 395.3, "trend_upper": 395.3, "additive_terms": 8.878, "additive_terms_lower": 8.878, "additive_terms_upper": 8.878, "weekly": 8.878, "weekly_lower": 8.878, "weekly_upper": 8.878, "multiplicative_terms": 0.0, "multiplicative_terms_lower": 0.0, "multiplicative_terms_upper": 0.0, "yhat": 404.1, "fact": -439.3, "anomaly": -1, "importance": -1.366}]}}
